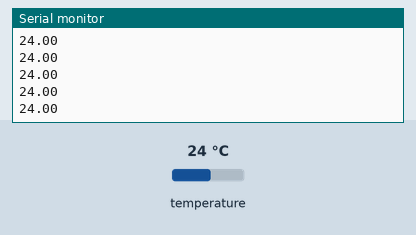
Recording of a sketch running on a simulated Arduino Mega 2560, built with avr-gcc and run on an emulated ATmega2560. On the bench: the last lines printed to the serial monitor. Wiring (inferred from the names in the program): HTU21/Si7021 sensor at I2C address 0x40. The inputs (shaded band) are chosen by the test bench; at power-on: temperature 24 °C.

Above: at 1.2 s.
1.3 s: temperature set to 12 °C
At 1.8 s:
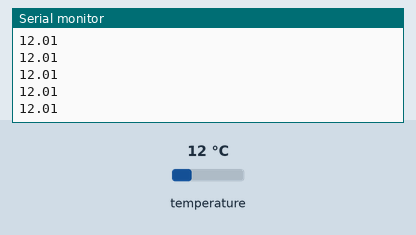
2.8 s: temperature set to 19 °C
At 3.6 s:
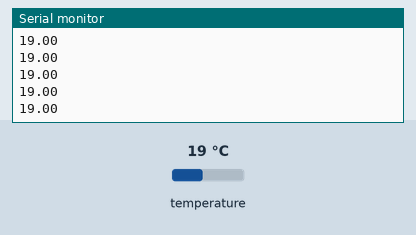
Timing chart, 0 to 5.8 s (numbered marks = the images above; inputs shaded):
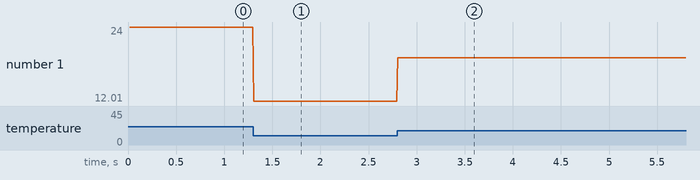

The sketch:

test_humidity.ino
```cpp
// TEST FILE FOR SHT20 HUMIDITY SENSOR
// https://www.dfrobot.com/product-1636.html tester for this humidity sensor
// Uses I2C communication, checks CRC, and converts I2C bytes into readable floats
// Wiring:
// | SHT20 Wire | Arduino Pin |
// ----------------------------
// | Blue        | SDA1       |
// | Yellow      | SCL1       |
// | Red         | V3.3       |
// | Green       | GND        |
//
// Seems to be working, for both humidity and temperature data, as of 8/2/2021, on an Arduino MEGA


#include <Wire.h>

#define SLAVE_ADDRESS                         0x40
#define ERROR_I2C_TIMEOUT                     998
#define ERROR_BAD_CRC                         999
#define MAX_WAIT                              100
#define DELAY_INTERVAL                        10
#define SHIFTED_DIVISOR                       0x988000
#define MAX_COUNTER                           (MAX_WAIT/DELAY_INTERVAL)
#define TRIGGER_TEMP_MEASURE_HOLD             0xE3
#define TRIGGER_HUMD_MEASURE_HOLD             0xE5
#define TRIGGER_TEMP_MEASURE_NOHOLD           0xF3
#define TRIGGER_HUMD_MEASURE_NOHOLD           0xF5
#define READ_USER_REG                         0xE7

TwoWire w;

byte readUserRegister()
{
    byte userRegister;
    w.beginTransmission(SLAVE_ADDRESS);
    w.write(READ_USER_REG);
    w.endTransmission();
    w.requestFrom(SLAVE_ADDRESS, 1);
    userRegister = w.read();
    return (userRegister);
}

byte checkCRC(uint16_t message_from_sensor, uint8_t check_value_from_sensor)
{
    uint32_t remainder = (uint32_t)message_from_sensor << 8;
    remainder |= check_value_from_sensor;
    uint32_t divsor = (uint32_t)SHIFTED_DIVISOR;
    for(int i = 0 ; i < 16 ; i++){
        if(remainder & (uint32_t)1 << (23 - i)){
            remainder ^= divsor;
        }
        divsor >>= 1;
    }
    return (byte)remainder;
}

uint16_t readValue(byte cmd)
{
    w.beginTransmission(SLAVE_ADDRESS);
    w.write(cmd);
    w.endTransmission();
    byte toRead;
    byte counter;
    for(counter = 0, toRead = 0 ; counter < MAX_COUNTER && toRead != 3; counter++){
        delay(DELAY_INTERVAL);
        toRead = w.requestFrom(SLAVE_ADDRESS, 3);
    }
    if(counter == MAX_COUNTER){
        return (ERROR_I2C_TIMEOUT);
    }
    byte msb, lsb, checksum;
    msb = w.read();
    lsb = w.read();
    checksum = w.read();
    uint16_t rawValue = ((uint16_t) msb << 8) | (uint16_t) lsb;
    if(checkCRC(rawValue, checksum) != 0){
        return (ERROR_BAD_CRC);
    }
    return rawValue & 0xFFFC;
}

float readHumidity()
{
    uint16_t rawHumidity = readValue(TRIGGER_HUMD_MEASURE_NOHOLD);
    if(rawHumidity == ERROR_I2C_TIMEOUT || rawHumidity == ERROR_BAD_CRC){
        return(rawHumidity);
    }
    float tempRH = rawHumidity * (125.0 / 65536.0);
    float rh = tempRH - 6.0;
    return (rh);
}


float readTemperature()
{
    uint16_t rawTemperature = readValue(TRIGGER_TEMP_MEASURE_NOHOLD);
    if(rawTemperature == ERROR_I2C_TIMEOUT || rawTemperature == ERROR_BAD_CRC){
        return(rawTemperature);
    }
    float tempTemperature = rawTemperature * (175.72 / 65536.0);
    float realTemperature = tempTemperature - 46.85;
    return (realTemperature);
}

void setup() {
  // put your setup code here, to run once:
  Serial.begin(9600);
  Serial.println("SHT20 Example!");
  w = Wire;
  w.begin();
  readUserRegister();
}

void loop() {
  // put your main code here, to run repeatedly:
  w.beginTransmission(SLAVE_ADDRESS);
  Serial.println(readTemperature());
}
```

Measured:
- after the input at 1.3 s, the serial monitor: prints a new line at once (image 1)
- after the input at 2.8 s, the serial monitor: prints a new line at once (image 2)
- plotted number 1: 24 → 12.01 after the input at 1.3 s, 12.01 → 19 after the input at 2.8 s
